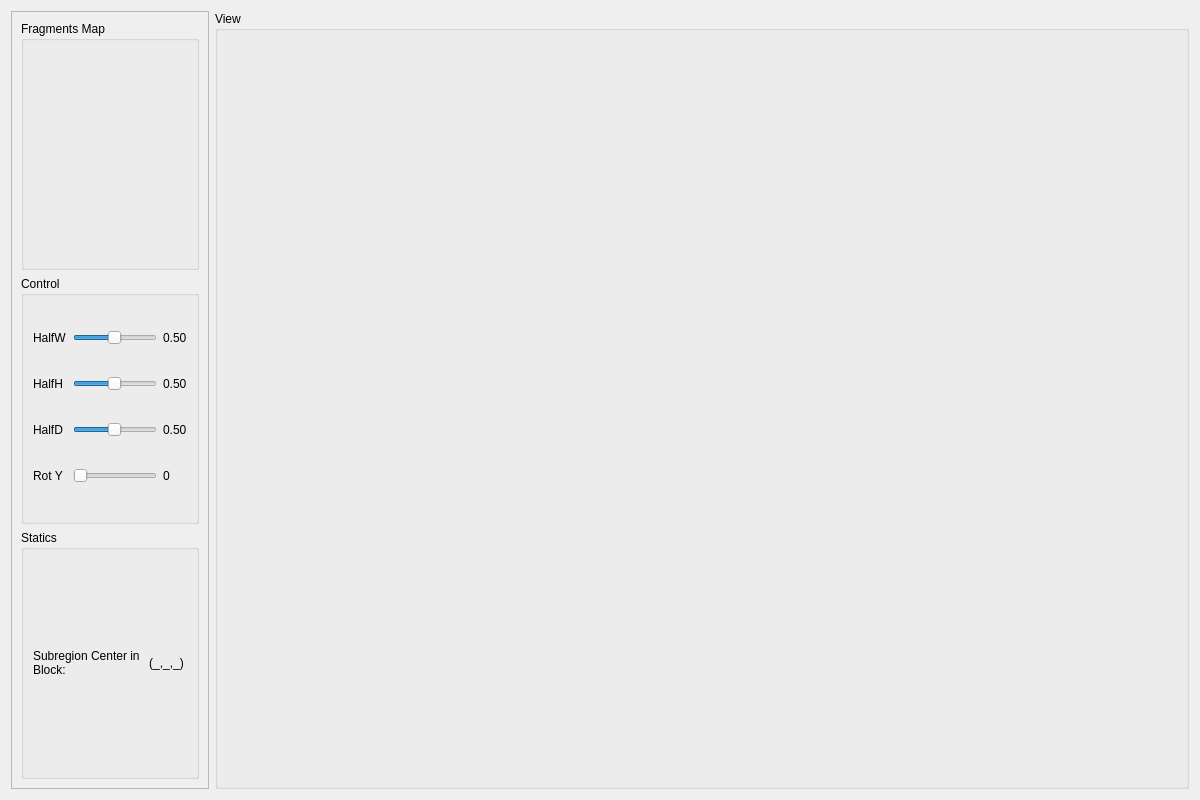
<?xml version="1.0" encoding="UTF-8"?>
<ui version="4.0">
 <class>DemoWindow</class>
 <widget class="QWidget" name="DemoWindow">
  <property name="geometry">
   <rect>
    <x>0</x>
    <y>0</y>
    <width>1200</width>
    <height>800</height>
   </rect>
  </property>
  <property name="windowTitle">
   <string>QtGLDemo</string>
  </property>
  <layout class="QHBoxLayout" name="horizontalLayout">
   <item>
    <widget class="QScrollArea" name="scrollArea">
     <property name="sizePolicy">
      <sizepolicy hsizetype="Preferred" vsizetype="Expanding">
       <horstretch>0</horstretch>
       <verstretch>0</verstretch>
      </sizepolicy>
     </property>
     <property name="widgetResizable">
      <bool>true</bool>
     </property>
     <widget class="QWidget" name="scrollAreaWidgetContents">
      <property name="geometry">
       <rect>
        <x>0</x>
        <y>0</y>
        <width>261</width>
        <height>776</height>
       </rect>
      </property>
      <layout class="QVBoxLayout" name="verticalLayout">
       <item>
        <widget class="QGroupBox" name="groupBoxFragmentsMap">
         <property name="sizePolicy">
          <sizepolicy hsizetype="Preferred" vsizetype="Preferred">
           <horstretch>0</horstretch>
           <verstretch>0</verstretch>
          </sizepolicy>
         </property>
         <property name="title">
          <string>Fragments Map</string>
         </property>
        </widget>
       </item>
       <item>
        <widget class="QGroupBox" name="groupBoxControl">
         <property name="title">
          <string>Control</string>
         </property>
         <layout class="QGridLayout" name="gridLayout">
          <item row="2" column="0">
           <widget class="QLabel" name="labelHalfD">
            <property name="text">
             <string>HalfD</string>
            </property>
           </widget>
          </item>
          <item row="1" column="0">
           <widget class="QLabel" name="labelHalfH">
            <property name="text">
             <string>HalfH</string>
            </property>
           </widget>
          </item>
          <item row="0" column="1">
           <widget class="QSlider" name="horizontalSliderHalfW">
            <property name="sizePolicy">
             <sizepolicy hsizetype="Preferred" vsizetype="Fixed">
              <horstretch>0</horstretch>
              <verstretch>0</verstretch>
             </sizepolicy>
            </property>
            <property name="minimum">
             <number>1</number>
            </property>
            <property name="maximum">
             <number>100</number>
            </property>
            <property name="singleStep">
             <number>1</number>
            </property>
            <property name="value">
             <number>50</number>
            </property>
            <property name="orientation">
             <enum>Qt::Horizontal</enum>
            </property>
           </widget>
          </item>
          <item row="2" column="2">
           <widget class="QLabel" name="labelHalfDNum">
            <property name="sizePolicy">
             <sizepolicy hsizetype="Preferred" vsizetype="Preferred">
              <horstretch>0</horstretch>
              <verstretch>0</verstretch>
             </sizepolicy>
            </property>
            <property name="text">
             <string>0.50</string>
            </property>
           </widget>
          </item>
          <item row="0" column="2">
           <widget class="QLabel" name="labelHalfWNum">
            <property name="sizePolicy">
             <sizepolicy hsizetype="Preferred" vsizetype="Preferred">
              <horstretch>0</horstretch>
              <verstretch>0</verstretch>
             </sizepolicy>
            </property>
            <property name="text">
             <string>0.50</string>
            </property>
           </widget>
          </item>
          <item row="1" column="1">
           <widget class="QSlider" name="horizontalSliderHalfH">
            <property name="sizePolicy">
             <sizepolicy hsizetype="Preferred" vsizetype="Fixed">
              <horstretch>0</horstretch>
              <verstretch>0</verstretch>
             </sizepolicy>
            </property>
            <property name="minimum">
             <number>1</number>
            </property>
            <property name="maximum">
             <number>100</number>
            </property>
            <property name="singleStep">
             <number>1</number>
            </property>
            <property name="value">
             <number>50</number>
            </property>
            <property name="orientation">
             <enum>Qt::Horizontal</enum>
            </property>
           </widget>
          </item>
          <item row="2" column="1">
           <widget class="QSlider" name="horizontalSliderHalfD">
            <property name="sizePolicy">
             <sizepolicy hsizetype="Preferred" vsizetype="Fixed">
              <horstretch>0</horstretch>
              <verstretch>0</verstretch>
             </sizepolicy>
            </property>
            <property name="minimum">
             <number>1</number>
            </property>
            <property name="maximum">
             <number>100</number>
            </property>
            <property name="singleStep">
             <number>1</number>
            </property>
            <property name="value">
             <number>50</number>
            </property>
            <property name="orientation">
             <enum>Qt::Horizontal</enum>
            </property>
           </widget>
          </item>
          <item row="1" column="2">
           <widget class="QLabel" name="labelHalfHNum">
            <property name="sizePolicy">
             <sizepolicy hsizetype="Preferred" vsizetype="Preferred">
              <horstretch>0</horstretch>
              <verstretch>0</verstretch>
             </sizepolicy>
            </property>
            <property name="text">
             <string>0.50</string>
            </property>
           </widget>
          </item>
          <item row="0" column="0">
           <widget class="QLabel" name="labelHalfW">
            <property name="text">
             <string>HalfW</string>
            </property>
           </widget>
          </item>
          <item row="3" column="0">
           <widget class="QLabel" name="labelRotateY">
            <property name="text">
             <string>Rot Y</string>
            </property>
           </widget>
          </item>
          <item row="3" column="1">
           <widget class="QSlider" name="horizontalSliderRotateY">
            <property name="sizePolicy">
             <sizepolicy hsizetype="Preferred" vsizetype="Fixed">
              <horstretch>0</horstretch>
              <verstretch>0</verstretch>
             </sizepolicy>
            </property>
            <property name="minimum">
             <number>0</number>
            </property>
            <property name="maximum">
             <number>359</number>
            </property>
            <property name="singleStep">
             <number>1</number>
            </property>
            <property name="value">
             <number>0</number>
            </property>
            <property name="orientation">
             <enum>Qt::Horizontal</enum>
            </property>
           </widget>
          </item>
          <item row="3" column="2">
           <widget class="QLabel" name="labelRotateYNum">
            <property name="sizePolicy">
             <sizepolicy hsizetype="Preferred" vsizetype="Preferred">
              <horstretch>0</horstretch>
              <verstretch>0</verstretch>
             </sizepolicy>
            </property>
            <property name="text">
             <string>0</string>
            </property>
           </widget>
          </item>
         </layout>
        </widget>
       </item>
       <item>
        <widget class="QGroupBox" name="groupBoxStatics">
         <property name="title">
          <string>Statics</string>
         </property>
         <layout class="QGridLayout" name="gridLayout_2">
          <item row="0" column="0">
           <widget class="QLabel" name="label">
            <property name="text">
             <string>Subregion Center in Block:</string>
            </property>
            <property name="wordWrap">
             <bool>true</bool>
            </property>
           </widget>
          </item>
          <item row="0" column="1">
           <widget class="QLabel" name="labelSubrgnInBlock">
            <property name="text">
             <string>(_,_,_)</string>
            </property>
            <property name="alignment">
             <set>Qt::AlignCenter</set>
            </property>
            <property name="wordWrap">
             <bool>true</bool>
            </property>
           </widget>
          </item>
         </layout>
        </widget>
       </item>
      </layout>
     </widget>
    </widget>
   </item>
   <item>
    <widget class="QGroupBox" name="groupBoxView">
     <property name="sizePolicy">
      <sizepolicy hsizetype="Expanding" vsizetype="Preferred">
       <horstretch>0</horstretch>
       <verstretch>0</verstretch>
      </sizepolicy>
     </property>
     <property name="focusPolicy">
      <enum>Qt::NoFocus</enum>
     </property>
     <property name="title">
      <string>View</string>
     </property>
    </widget>
   </item>
  </layout>
 </widget>
 <resources/>
 <connections/>
</ui>
